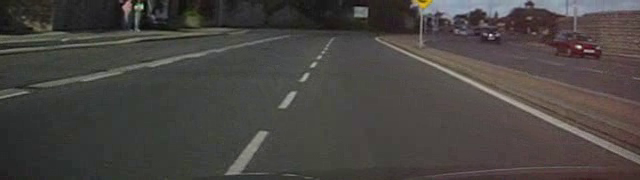
#> input picture frame 38 of StayingInLane.avi, 640 x 180 px
$ python Lane_Detection.py
#> lines starting #> are read from the running program, lines starting #| are printed output that depends on the picture; after the words box and inside, x2 and y2 are one past the last pixel; in counts of white or black regions, pixels touching at a corner belong together
import numpy as np
import cv2
import os
import time


#Function to find the Region of Interest.
#The Region of Interest function is used to focus on a particular area of the video in order to
#perform the hough transform algorithm and find the lines of the lanes in the road
def roi(img, vertices):
	mask = np.zeros_like(img)
	cv2.fillPoly(mask, vertices, 255)
	masked = cv2.bitwise_and(img, mask)
	return masked

#Function to process the video.
#This function reads in a video, converts the video to grayscale and performs canny edge detection
#The function also performs a gaussian blur. The Gaussian Blur is used to blur the lines which helps
#With reducing noise in the video.
#The function also performs the Hough Transform Algorithm after acquiring the vertices(Pixels)
#And the Region of Interest.
def process_video(frame):

	#Read in video and make it keep showing frames while its open
	video = cv2.VideoCapture('StayingInLane.avi')

	while True:
		ret, orig_frame = video.read()
#> orig_frame is the input picture: shape (180, 640, 3); mean B, G, R 66.1, 69, 72.8
		if not ret:
			video = cv2.VideoCapture('StayingInLane.avi')
			continue

		#Convert clip to grayscale
		frame = cv2.cvtColor(orig_frame, cv2.COLOR_BGR2GRAY)

		#Perform Canny on clip to find the edges
		edges = cv2.Canny(frame, 80, 180)
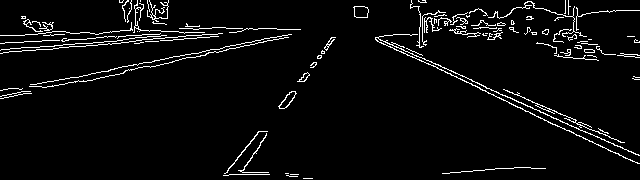
#> edges: shape (180, 640); 4.4% white in thin lines or dots

		#Perform a gaussian blur on clip to reduce noise
		edges = cv2.GaussianBlur(edges, (5, 5), 0)
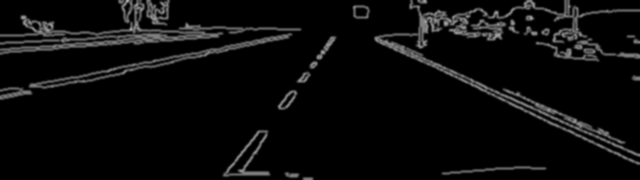
#> edges: shape (180, 640); min 0, max 181, mean 11.3
		#Insert specified pixels into a numpy array
		vertices = np.array([[80,160],[300,40], [320,50], [360,50], [500,80], [600,150]], np.int32)

		#Get region of interest by calling function and passing edges and vertices
		position = roi(edges, [vertices])
#> in roi, `cv2.fillPoly(mask, vertices, 255)`:
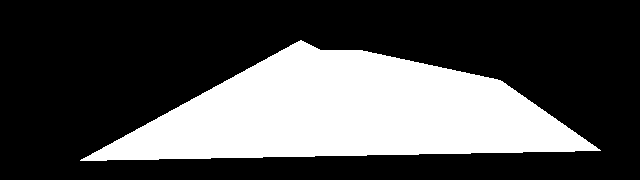
#> mask: shape (180, 640); 30.9% white; 1 white region, box (x1, y1, x2, y2) and area: (80, 40, 601, 161) 35641
#> in roi, `masked = cv2.bitwise_and(img, mask)`:
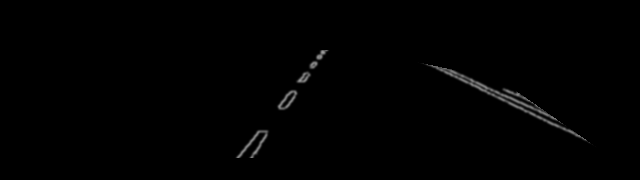
#> masked: shape (180, 640); min 0, max 155, mean 1.4

		#Perform hough transform on clip to follow lines of the lanes in the road
		lines = cv2.HoughLinesP(position, 1, np.pi/180, 80, maxLineGap=5)
#> lines = 17 rows, first 6: [422, 63, 587, 143], [445, 68, 586, 140], [427, 64, 595, 146], [431, 65, 589, 142], [450, 69, 579, 135], [459, 71, 565, 125]
		#Loop through pixels and make pixels of road lane lines green.
		#The colour of the HSV values which are currently set to (0, 255, 0) can be changed
		#To make the lanes a different colour.
		if lines is not None:
			for line in lines:
				x1, y1, x2, y2 = line[0]
				cv2.line(orig_frame, (x1, y1), (x2, y2), (0, 255, 0), 5)
#> this loop made 17 passes
#> (x1, y1, x2, y2) on passes 1 to 12: (422, 63, 587, 143), (445, 68, 586, 140), (427, 64, 595, 146), (431, 65, 589, 142), (450, 69, 579, 135), (459, 71, 565, 125), (276, 106, 323, 50), (454, 70, 572, 130), (277, 108, 329, 51), (276, 108, 326, 50), (278, 110, 326, 55), (280, 110, 298, 92)
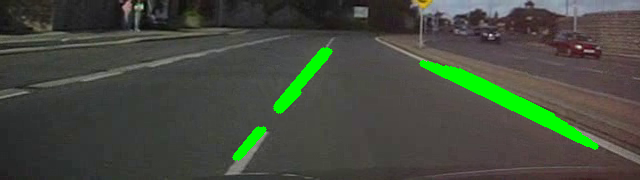
#> orig_frame: shape (180, 640, 3); 3.55% of pixels changed, all inside (x1, y1, x2, y2) = (232, 47, 599, 161)
		#Show frames
		cv2.imshow("Hough Transform/Annotated", orig_frame)
		cv2.imshow("Edge Detection", edges)
		cv2.imshow("Grayscale", frame)

		key = cv2.waitKey(25)
#> (key Esc is pressed here)
		if key == 27:
			break
	video.release()
	cv2.destroyAllWindows()

#Send the video to the prcoess video function to run program
edge = cv2.VideoCapture('StayingInLane.avi')
process_video(edge)

$ run again, starting later in the video
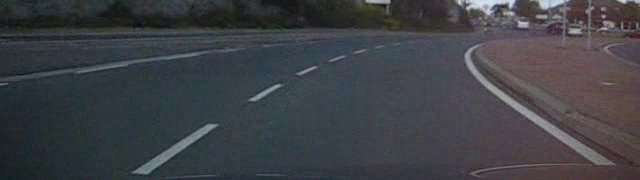
#> input picture frame 173 of StayingInLane.avi, 640 x 180 px
#> in process_video, orig_frame is the input picture: shape (180, 640, 3); mean B, G, R 70.4, 65.2, 63
#> in process_video, `edges = cv2.Canny(frame, 80, 180)`:
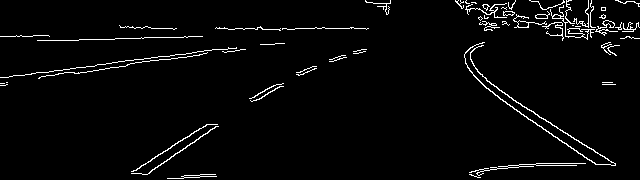
#> edges: shape (180, 640); 3.1% white in thin lines or dots
#> mask: shape (180, 640); 30.9% white; 1 white region, box (x1, y1, x2, y2) and area: (80, 40, 601, 161) 35641
#> lines = 32 rows, first 6: [250, 103, 285, 84], [295, 76, 317, 64], [475, 81, 599, 150], [327, 61, 342, 53], [248, 101, 283, 81], [146, 159, 216, 122]
#> the loop in process_video, `for line in lines:` made 32 passes
#> after the loop in process_video, `for line in lines:`:
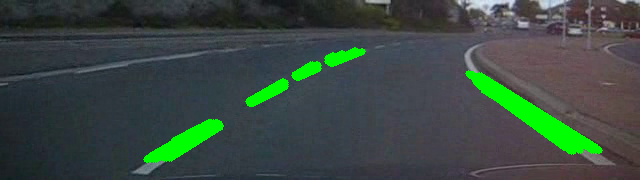
#> orig_frame: shape (180, 640, 3); 4.71% of pixels changed, all inside (x1, y1, x2, y2) = (143, 47, 603, 163)

$ run again, starting later in the video
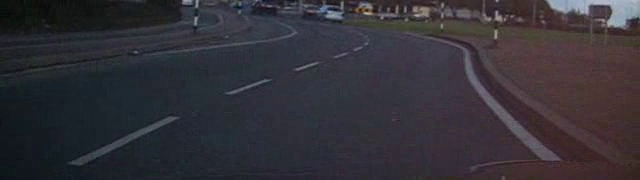
#> input picture frame 308 of StayingInLane.avi, 640 x 180 px
#> in process_video, orig_frame is the input picture: shape (180, 640, 3); mean B, G, R 56.1, 49.2, 51.8
#> in process_video, `edges = cv2.Canny(frame, 80, 180)`:
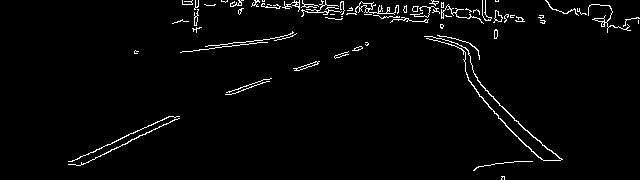
#> edges: shape (180, 640); 2.5% white in thin lines or dots, all inside (x1, y1, x2, y2) = (68, 0, 640, 180)
#> mask: shape (180, 640); 30.9% white; 1 white region, box (x1, y1, x2, y2) and area: (80, 40, 601, 161) 35641
#> lines = 30 rows, first 6: [83, 160, 181, 119], [292, 71, 321, 59], [87, 156, 181, 116], [225, 96, 273, 76], [93, 160, 180, 120], [90, 156, 181, 118]
#> the loop in process_video, `for line in lines:` made 30 passes
#> after the loop in process_video, `for line in lines:`:
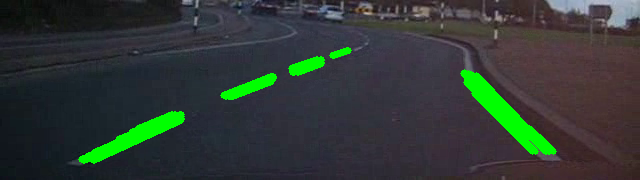
#> orig_frame: shape (180, 640, 3); 4.39% of pixels changed, all inside (x1, y1, x2, y2) = (78, 47, 557, 164)
